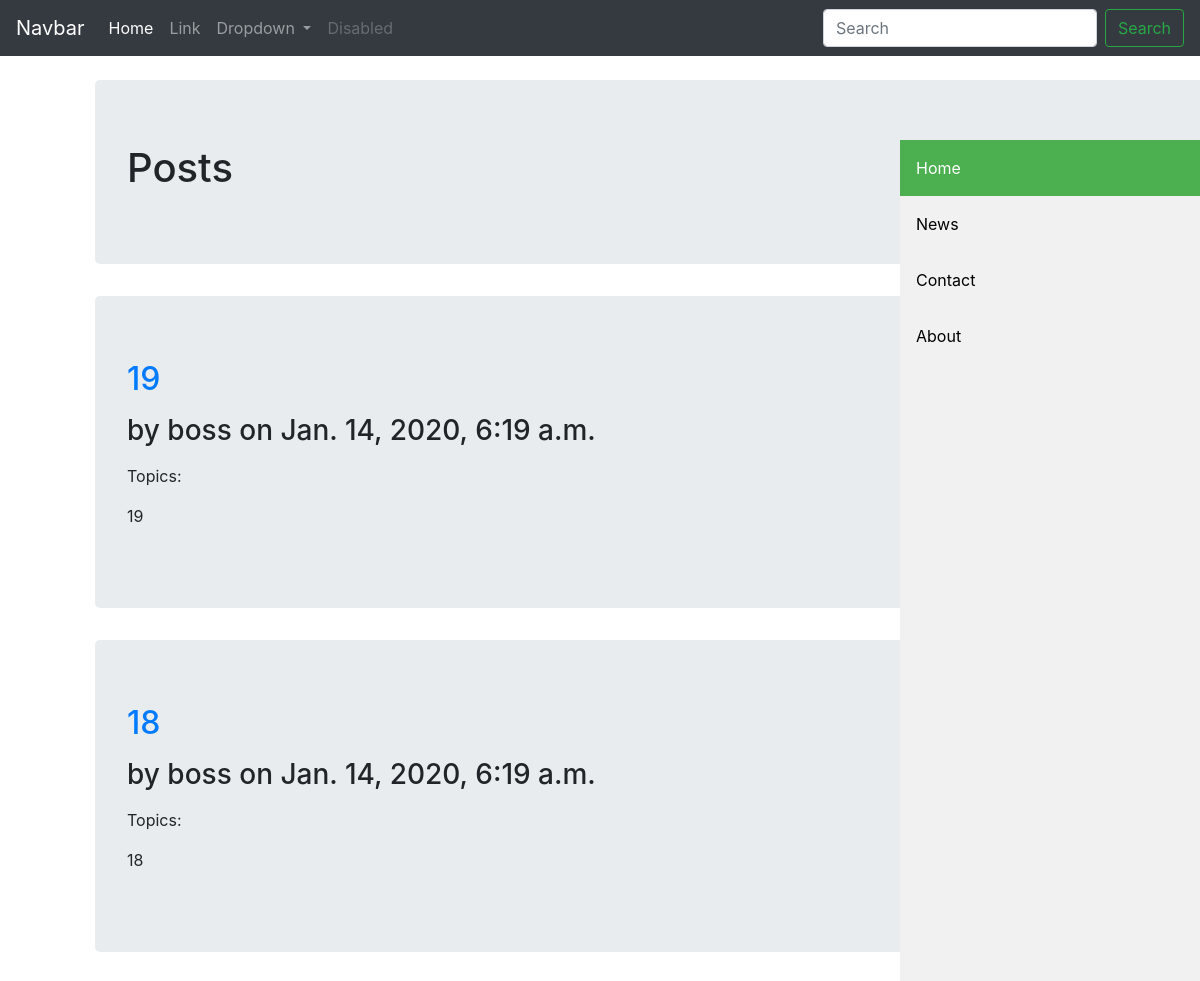
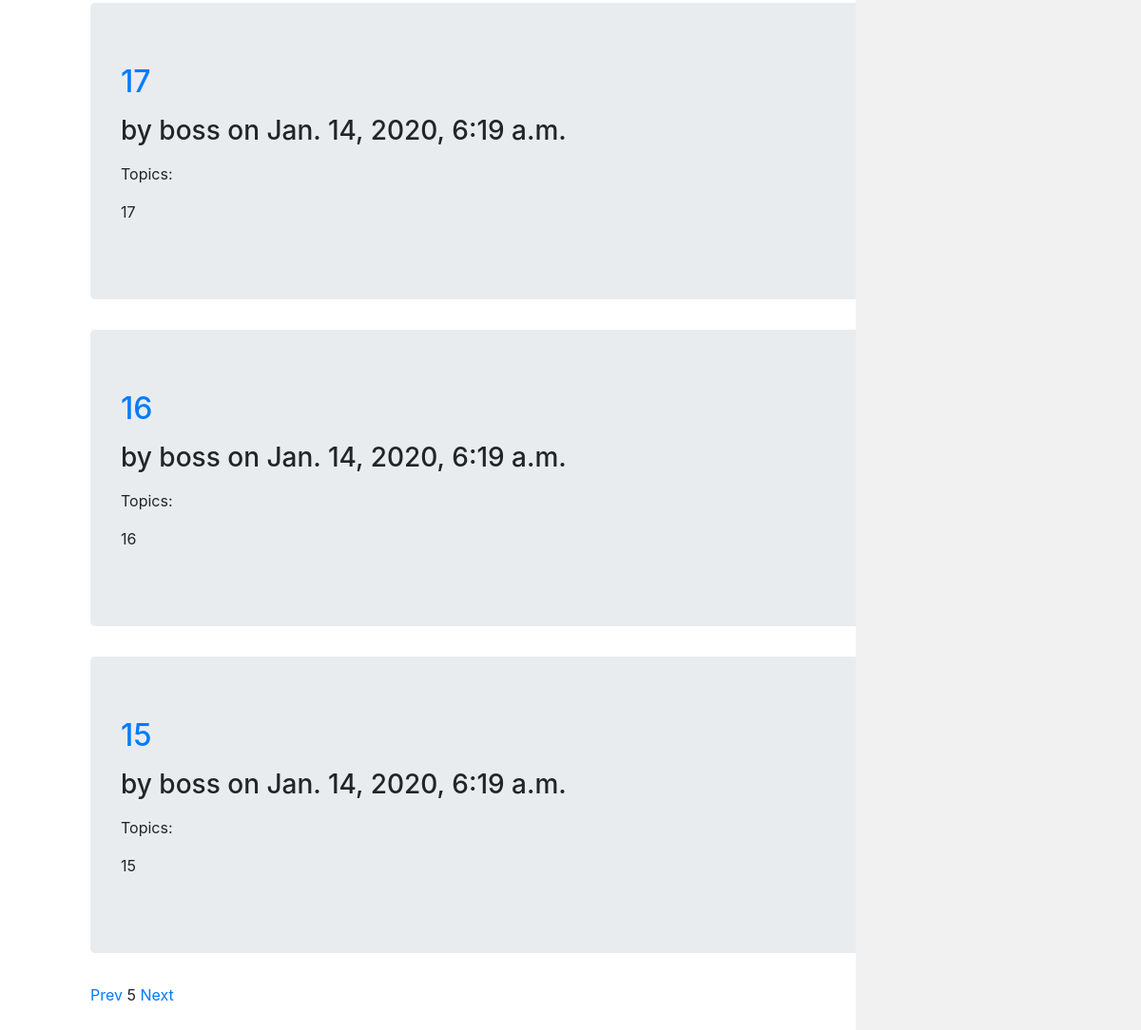
Page /posts/?page=5 on the committed database (2 pictures, top to bottom).
### posts/models.py (models this page shows, shortened)
class Post(models.Model):
	STATUS_CHOICES = (('draft', 'Draft'), ('published', 'Published'),)
	title = models.CharField(max_length=250)
	slug = models.SlugField(max_length=250, unique=True)
	author = models.ForeignKey(User, on_delete=models.CASCADE, related_name='posts')
	body = models.TextField()
	publish = models.DateTimeField(default=timezone.now)
	created = models.DateTimeField(auto_now_add=True)
	updated = models.DateTimeField(auto_now=True)
	status = models.CharField(max_length=10, choices=STATUS_CHOICES, default='draft')
	objects = models.Manager()
	published = PublishedManager()
	drafts = DraftManager()
	topics = TaggableManager()
	class Meta:
		ordering = ('-publish',)
	def get_absolute_url(self):
		return reverse('posts:post_detail', args=[self.pk, self.slug])

### posts/views.py (the view)
# urls.py: path('', views.posts_home, name='posts_home'),
def posts_home(request):
	object_list = Post.published.all()
	paginator = Paginator(object_list, 5)
	page = request.GET.get('page')
	try:
		posts = paginator.page(page)
	except PageNotAnInteger:
		posts = paginator.page(1)
	except EmptyPage:
		posts = paginator.page(paginator.num_pages)
	return render(request, 'posts/posts_home.html', {'posts':posts, 'page': page})

### posts/models.py (called while the page is built)
	def get_queryset(self):
		return super(PublishedManager, self).get_queryset().filter(status='published')

### posts/templatetags/posts_tags.py (called while the page is built)
@register.filter(name='markdown')
def markdown_format(text):
	return mark_safe(markdown.markdown(text))

### templates/posts/posts_home.html (shortened to what this page needs)
{%extends 'base.html'%}
{%load posts_tags%}
{%block content%}
<h1>Posts</h1>
{%endblock%}
{%block content_no_jt%}
{%for post in posts%}
<div class="jumbotron">
	<a href="{{ post.get_absolute_url }}"><h2>{{post.title}}</h2></a>
<p>
	<h3> by {{post.author}} on {{post.publish}}</h3>
</p>
<p>Topics: {{post.topics.all|join:", "}}</p>
{{post.body|markdown|truncatewords_html:10}}
</div>
{%endfor%}
{%include 'posts/pagination.html' with page=posts%}
{%endblock%}

### rows in the picture
Post: title "19", author "boss", publish "Jan. 14, 2020, 6:19 a.m.", body "19"
Post: title "18", author "boss", publish "Jan. 14, 2020, 6:19 a.m.", body "18"
Post: title "17", author "boss", publish "Jan. 14, 2020, 6:19 a.m.", body "17"
Post: title "16", author "boss", publish "Jan. 14, 2020, 6:19 a.m.", body "16"
Post: title "15", author "boss", publish "Jan. 14, 2020, 6:19 a.m.", body "15"

### other values in the picture
{{ page.number }} "5"
